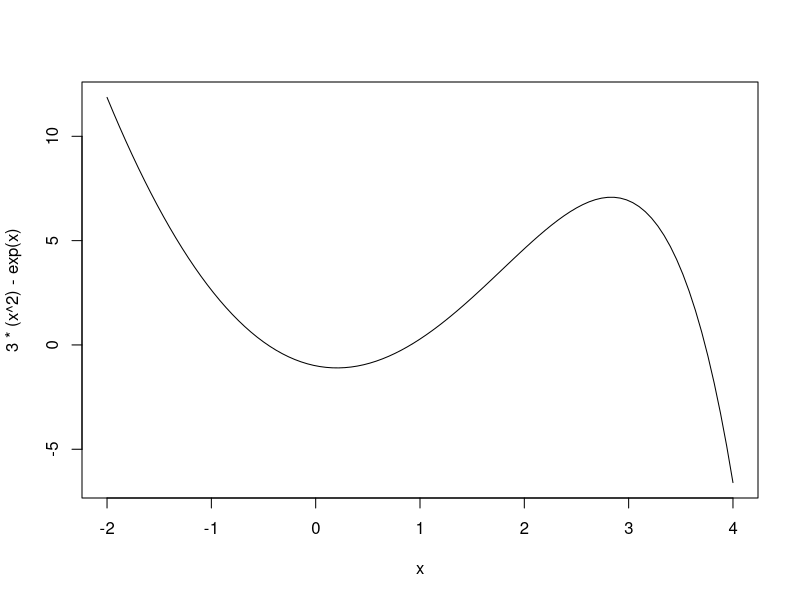

This figure's R source:
#f1= the original function, it's evaluation

f1<- function(x) {
return(3*x^2-exp(x))
}

#f2= the derivative of the f1 function, it's evalkuation

f2<- function(x) {
return(6*x-exp(x))
}

#f3= the Newton Raphson method's calculation of x(n) with help of x(n-1) 

f3<- function(x,y,z) {
return(x-(y/z))
}

#f4= the final computation
f4<- function(x) {
new_x<-4
while (abs(x-new_x)>0.00001) {
y<-f1(x)
z<-f2(x)
new_x<-f3(x,y,z)
x<-new_x}
return (x)
}


#the graph of the expression
curve(3*(x^2)-exp(x),-2,4)

#guesses for possible zeroes' vicinity
x1<--0.5
x2<-1.5
x3<-3.5

print (f4(x1))
print (f4(x2))
print (f4(x3))




